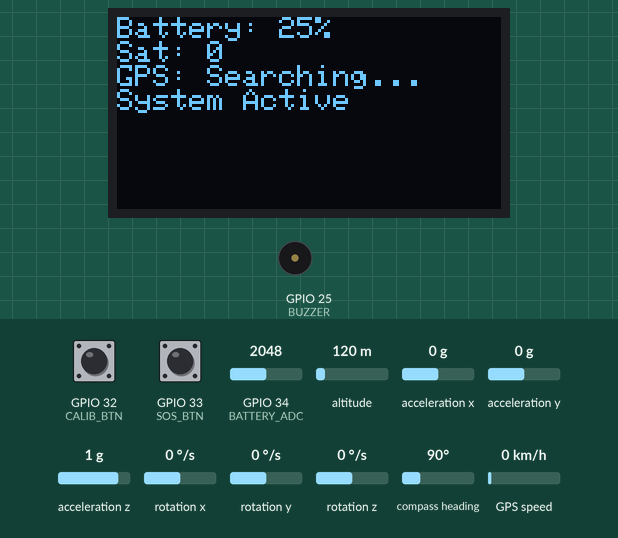
Bench run of a sketch on a simulated ESP32. Parts: 128×64 one-colour display, buzzer (waves = sounding, pin HIGH). The inputs (shaded band) are chosen by the test bench; at power-on: GPIO 32 (CALIB_BTN) HIGH, GPIO 34 (BATTERY_ADC) = 2048, GPIO 33 (SOS_BTN) HIGH, altitude 120 m, acceleration x 0 g, acceleration y 0 g, acceleration z 1 g, rotation x 0 °/s, rotation y 0 °/s, rotation z 0 °/s, compass heading 90°, GPS speed 0 km/h (analog values on the 0–4095 scale). The GPS gets a fix after 3 s at 37.7749, -122.4194 with 8 satellites; the modem accepts every AT command (registered, SIM ready, sends succeed) and sends nothing else.

Above: at 1.2 s.
1.3 s: GPIO 32 (CALIB_BTN) pulled LOW for 3.2 s
At 6.2 s:
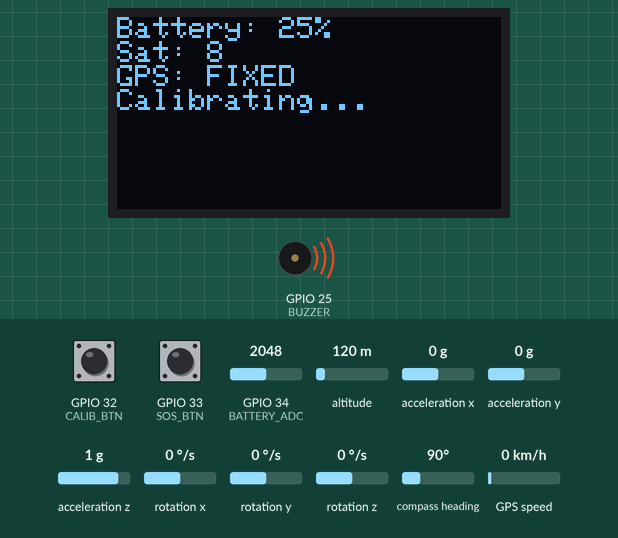
8.6 s: GPIO 34 (BATTERY_ADC) set to 3972
At 9.8 s:
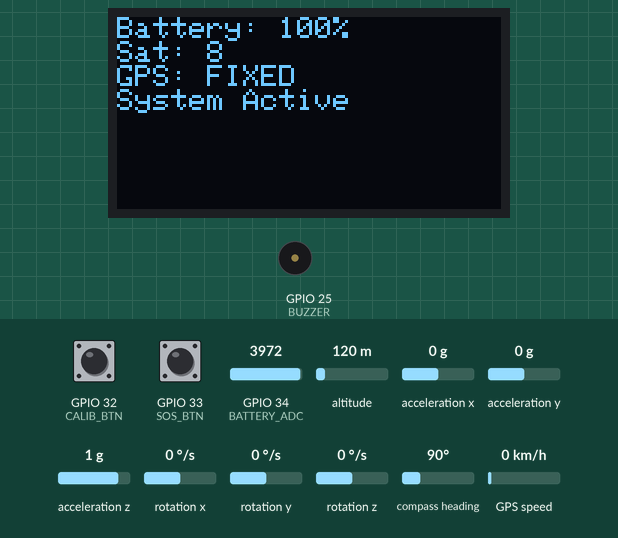
10.1 s: GPIO 34 (BATTERY_ADC) set to 1228
At 11.2 s:
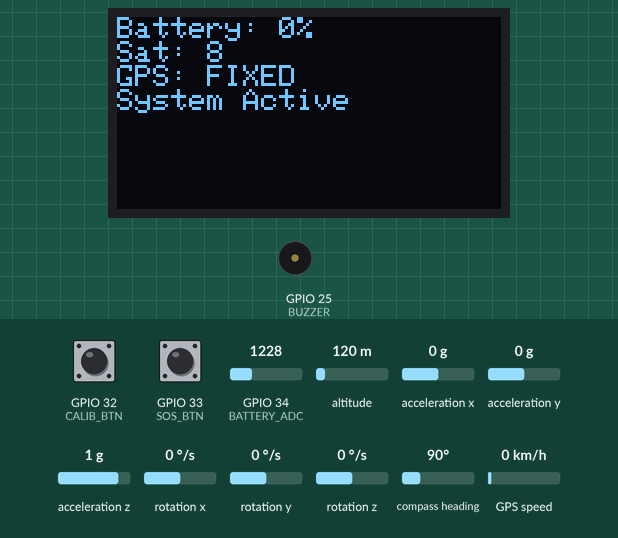
11.6 s: GPIO 33 (SOS_BTN) pulled LOW for 0.15 s
At 11.9 s:
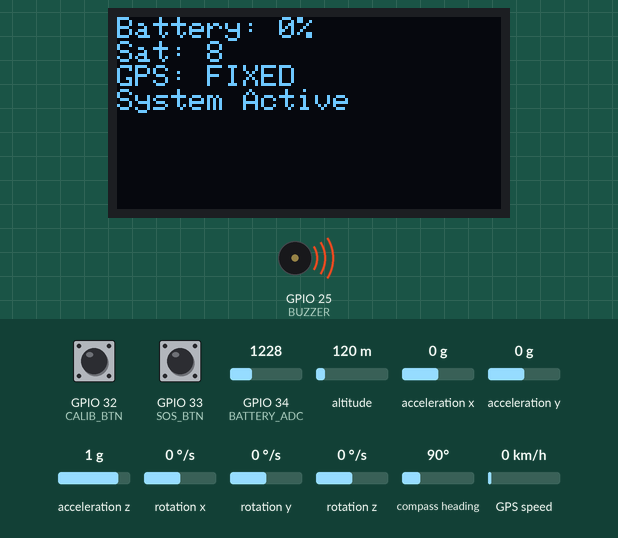
Timing chart, 0 to 27.3 s (numbered marks = the images above; inputs shaded):
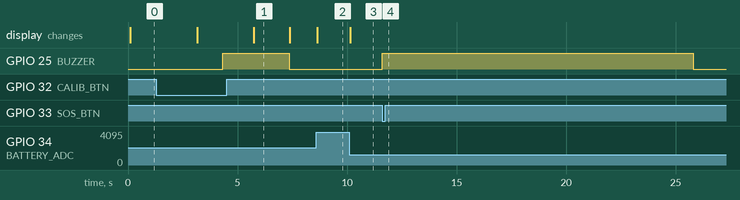

The sketch:

WHMS.ino
```cpp
#include <Wire.h>
#include <Adafruit_GFX.h>
#include <Adafruit_SSD1306.h>
#include <TinyGPS++.h>
#include "MPU6050.h"
#include <math.h>

//////////////////// PIN DEFINITIONS ////////////////////

#define BUZZER 25
#define CALIB_BTN 32
#define SOS_BTN 33
#define CANCEL_BTN 18
#define BATTERY_ADC 34

#define GSM_RX 16
#define GSM_TX 17

#define GPS_RX 26
#define GPS_TX 27

#define PHONE_NUMBER "+918971753636"

//////////////////// OLED SETTINGS ////////////////////

#define SCREEN_WIDTH 128
#define SCREEN_HEIGHT 64

Adafruit_SSD1306 display(SCREEN_WIDTH, SCREEN_HEIGHT, &Wire, -1);

//////////////////// OBJECTS ////////////////////

TinyGPSPlus gps;
MPU6050 mpu;

HardwareSerial gsm(2);
HardwareSerial gpsSerial(1);

//////////////////// VARIABLES ////////////////////

unsigned long currentMillis;

bool calibrationMode = false;
bool falseTriggerMode = false;
bool sosMode = false;

bool lastSOSState = HIGH;

unsigned long calibPressTime = 0;
unsigned long buzzerStart = 0;
unsigned long falseStart = 0;

int16_t ax, ay, az;
float offsetX = 0, offsetY = 0, offsetZ = 0;

//////////////////// BUZZER CONTROL ////////////////////

void startBuzzer() {
  buzzerStart = millis();
  digitalWrite(BUZZER, HIGH);
}

void updateBuzzer(unsigned long duration) {
  if (digitalRead(BUZZER) == HIGH) {
    if (millis() - buzzerStart >= duration) {
      digitalWrite(BUZZER, LOW);
    }
  }
}

//////////////////// BATTERY FUNCTION ////////////////////

float getBatteryVoltage() {
  int raw = analogRead(BATTERY_ADC);
  float voltage = (raw / 4095.0) * 3.3;
  voltage = voltage * 2.0;
  return voltage;
}

int batteryPercent(float voltage) {
  if (voltage >= 4.2) return 100;
  if (voltage <= 3.0) return 0;
  return (voltage - 3.0) * 100 / (4.2 - 3.0);
}

//////////////////// GSM FUNCTIONS ////////////////////

void sendSMS(String message) {
  gsm.println("AT+CMGF=1");
  delay(500);
  gsm.print("AT+CMGS=\"");
  gsm.print(PHONE_NUMBER);
  gsm.println("\"");
  delay(500);
  gsm.print(message);
  delay(200);
  gsm.write(26);
  delay(3000);
}

void makeCall() {
  gsm.print("ATD");
  gsm.print(PHONE_NUMBER);
  gsm.println(";");
  delay(10000);
  gsm.println("ATH");
}

//////////////////// CALIBRATION ////////////////////

void calibrateMPU() {
  long sumX = 0, sumY = 0, sumZ = 0;

  for (int i = 0; i < 200; i++) {
    mpu.getAcceleration(&ax, &ay, &az);
    sumX += ax;
    sumY += ay;
    sumZ += az;
    delay(5);
  }

  offsetX = sumX / 200.0;
  offsetY = sumY / 200.0;
  offsetZ = sumZ / 200.0;
}

//////////////////// SETUP ////////////////////

void setup() {

  Serial.begin(115200);

  Wire.begin(21, 22);   // ESP32 I2C pins

  pinMode(BUZZER, OUTPUT);
  pinMode(CALIB_BTN, INPUT_PULLUP);
  pinMode(SOS_BTN, INPUT_PULLUP);
  pinMode(CANCEL_BTN, INPUT_PULLUP);

  analogReadResolution(12);

  gsm.begin(9600, SERIAL_8N1, GSM_RX, GSM_TX);
  gpsSerial.begin(9600, SERIAL_8N1, GPS_RX, GPS_TX);

  mpu.initialize();

  if (!display.begin(SSD1306_SWITCHCAPVCC, 0x3C)) {
    Serial.println("OLED allocation failed");
    while (1);
  }

  display.clearDisplay();
  display.setTextColor(SSD1306_WHITE);
  display.display();
}

//////////////////// LOOP ////////////////////

void loop() {

  currentMillis = millis();

  ////////////////// GPS UPDATE //////////////////
  while (gpsSerial.available()) {
    gps.encode(gpsSerial.read());
  }

  ////////////////// BATTERY //////////////////
  float battVolt = getBatteryVoltage();
  int battPercent = batteryPercent(battVolt);

  ////////////////// OLED DISPLAY //////////////////
  display.clearDisplay();
  display.setTextSize(1);
  display.setCursor(0, 0);

  display.print("Battery: ");
  display.print(battPercent);
  display.println("%");

  display.print("Sat: ");
  display.println(gps.satellites.value());

  if (gps.location.isValid())
    display.println("GPS: FIXED");
  else
    display.println("GPS: Searching...");

  if (calibrationMode)
    display.println("Calibrating...");
  else if (falseTriggerMode)
    display.println("False Trigger!");
  else if (sosMode)
    display.println("SOS Sent");
  else
    display.println("System Active");

  display.display();

  ////////////////// CALIBRATION //////////////////

  if (digitalRead(CALIB_BTN) == LOW) {
    if (calibPressTime == 0)
      calibPressTime = currentMillis;

    if (currentMillis - calibPressTime >= 3000 && !calibrationMode) {
      calibrationMode = true;
      startBuzzer();
      calibrateMPU();
    }
  } else {
    calibPressTime = 0;
  }

  if (calibrationMode) {
    updateBuzzer(3000);
    if (millis() - buzzerStart >= 3000)
      calibrationMode = false;
  }

  ////////////////// FALL DETECTION //////////////////

  mpu.getAcceleration(&ax, &ay, &az);

  float magnitude = sqrt(
    sq((ax - offsetX) / 16384.0) +
    sq((ay - offsetY) / 16384.0) +
    sq((az - offsetZ) / 16384.0)
  );

  if (magnitude > 2.5 && !falseTriggerMode) {
    falseTriggerMode = true;
    falseStart = millis();
    startBuzzer();
  }

  ////////////////// FALSE TRIGGER //////////////////

  if (falseTriggerMode) {

    updateBuzzer(10000);

    if (digitalRead(CANCEL_BTN) == LOW) {
      falseTriggerMode = false;
      digitalWrite(BUZZER, LOW);
    }

    if (millis() - falseStart >= 10000) {

      falseTriggerMode = false;
      sosMode = true;

      String location = "Location not fixed";

      if (gps.location.isValid()) {
        location = "Lat:";
        location += String(gps.location.lat(), 6);
        location += " Lon:";
        location += String(gps.location.lng(), 6);
      }

      sendSMS("Fall Detected!\n" + location);
      makeCall();
    }
  }

  ////////////////// SOS BUTTON (UPDATED) //////////////////

  bool currentSOSState = digitalRead(SOS_BTN);

  if (lastSOSState == HIGH && currentSOSState == LOW) {

    sosMode = true;

    startBuzzer();   // 3 sec beep

    String location = "Location not fixed";

    if (gps.location.isValid()) {
      location = "Lat:";
      location += String(gps.location.lat(), 6);
      location += " Lon:";
      location += String(gps.location.lng(), 6);
    }

    sendSMS("SOS Pressed!\n" + location);
    makeCall();
  }

  if (sosMode) {
    updateBuzzer(3000);

    if (millis() - buzzerStart > 5000)
      sosMode = false;
  }

  lastSOSState = currentSOSState;

  delay(5);
}
```

Measured:
- after the input at 1.3 s, GPIO 25 (BUZZER): LOW → HIGH after 3.0 s, → LOW 3.0 s later; the display: first differs from a run without the input after 4.4 s (image 1)
- after the input at 8.6 s, the display: changes after 0.05 s (image 2)
- after the input at 10.1 s, the display: changes after 0.05 s (image 3)
- after the input at 11.6 s, GPIO 25 (BUZZER): LOW → HIGH at once, → LOW 14.2 s later
- what the display in image 1 shows lasts 1.7 s, from 5.7 s to 7.4 s
